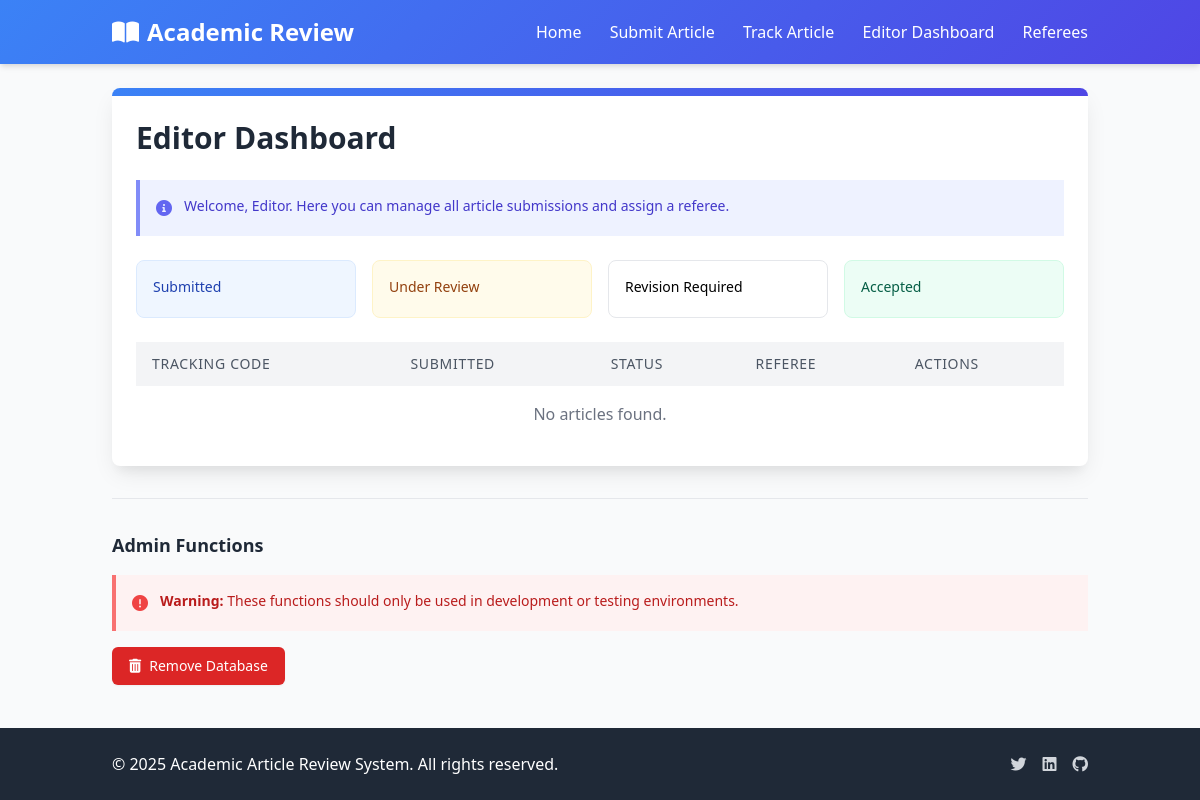
Page /editor/dashboard/ on the earlier database version.
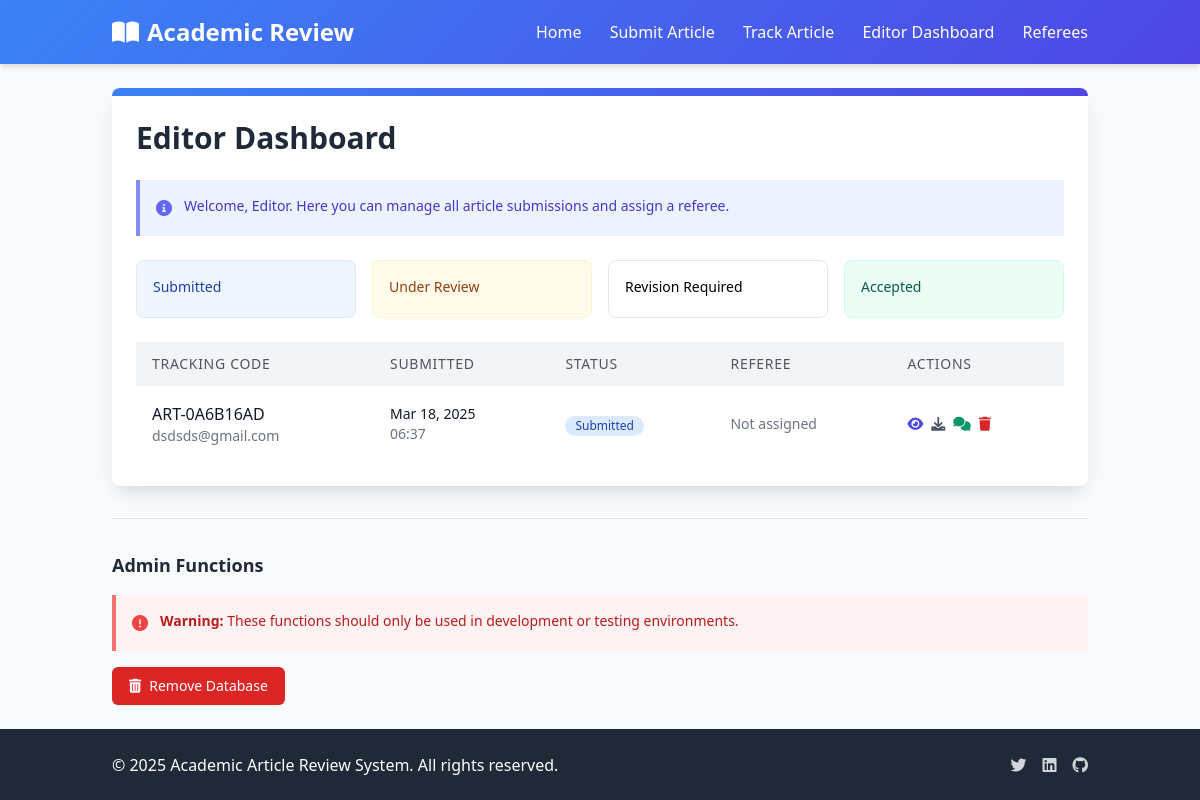
Same page on the later database version.
### articles/models.py (models this page shows, shortened)
class Article(models.Model):
    STATUS_CHOICES = (
        ('submitted', 'Submitted'),
        ('under_review', 'Under Review'),
        ('revision_required', 'Revision Required'),
        ('accepted', 'Accepted'),
        ('rejected', 'Rejected'),
    )
    title = models.CharField(max_length=255, null=True, blank=True)
    tracking_code = models.CharField(max_length=20, unique=True, editable=False)
    email = models.EmailField()
    file = models.FileField(upload_to='articles/')
    anonymized_file = models.FileField(upload_to='anonymized_articles/', null=True, blank=True)
    status = models.CharField(max_length=50, choices=STATUS_CHOICES, default='submitted')
    submission_date = models.DateTimeField(auto_now_add=True)
    last_updated = models.DateTimeField(auto_now=True)
    referee = models.ForeignKey('Referee', on_delete=models.SET_NULL, null=True, blank=True, related_name='assigned_articles')
    extracted_authors = models.TextField(blank=True, null=True, help_text="Automatically extracted author names")
    extracted_institutions = models.TextField(blank=True, null=True, help_text="Automatically extracted institutions")
    extracted_keywords = models.TextField(blank=True, null=True, help_text="Automatically extracted keywords")
    anonymization_map = models.TextField(blank=True, null=True, help_text="JSON mapping of original text to anonymized text")
    is_anonymized = models.BooleanField(default=False, help_text="Whether the article has been anonymized")

### articles/views.py (the view)
# urls.py: path('editor/dashboard/', views.editor_dashboard, name='editor_dashboard'),
def editor_dashboard(request):
    articles = Article.objects.all().order_by('-submission_date')
    return render(request, 'articles/editor/dashboard.html', {'articles': articles})

### templates/articles/editor/dashboard.html (shortened to what the changed rows need)
{% extends 'articles/base.html' %}
{% block content %}
<div class="max-w-6xl mx-auto">
    <div class="bg-white rounded-lg shadow-card overflow-hidden">
        <div class="p-6">
            <h1 class="text-3xl font-bold mb-6 text-gray-800">Editor Dashboard</h1>
            <div class="overflow-x-auto">
                <table class="min-w-full bg-white">
                    <thead class="bg-gray-100">
                        <tr>
                            <th class="py-3 px-4 text-left text-sm font-medium text-gray-600 uppercase tracking-wider">
                                Tracking Code
                            </th>
                            <th class="py-3 px-4 text-left text-sm font-medium text-gray-600 uppercase tracking-wider">
                                Submitted
                            </th>
                            <th class="py-3 px-4 text-left text-sm font-medium text-gray-600 uppercase tracking-wider">
                                Status
                            </th>
                            <th class="py-3 px-4 text-left text-sm font-medium text-gray-600 uppercase tracking-wider">
                                Referee
                            </th>
                            <th class="py-3 px-4 text-left text-sm font-medium text-gray-600 uppercase tracking-wider">
                                Actions
                            </th>
                        </tr>
                    </thead>
                    <tbody class="divide-y divide-gray-200">
                        {% for article in articles %}
                        <tr>
                            <td class="py-4 px-4 whitespace-nowrap">
                                <div class="font-medium text-gray-900">{{ article.tracking_code }}</div>
                                <div class="text-sm text-gray-500">{{ article.email }}</div>
                            </td>
                            <td class="py-4 px-4 whitespace-nowrap">
                                <div class="text-sm text-gray-900">{{ article.submission_date|date:"M d, Y" }}</div>
                                <div class="text-sm text-gray-500">{{ article.submission_date|time:"H:i" }}</div>
                            </td>
                            <td class="py-4 px-4 whitespace-nowrap">
                                <span class="inline-flex items-center px-2.5 py-0.5 rounded-full text-xs font-medium
                                    {% if article.status == 'submitted' %}bg-blue-100 text-blue-800
                                    {% elif article.status == 'under_review' %}bg-yellow-100 text-yellow-800
                                    {% elif article.status == 'revision_required' %}bg-orange-100 text-orange-800
                                    {% elif article.status == 'accepted' %}bg-green-100 text-green-800
                                    {% elif article.status == 'rejected' %}bg-red-100 text-red-800{% endif %}">
                                    {{ article.get_status_display }}
                                </span>
                            </td>
                            <td class="py-4 px-4 whitespace-nowrap">
                                <div class="text-sm text-gray-900">
                                    {% if article.referee %}
                                        {{ article.referee.user.username }}
                                    {% else %}
                                        <span class="text-gray-500">Not assigned</span>
                                    {% endif %}
                                </div>
                            </td>
                            <td class="py-4 px-4 whitespace-nowrap text-sm font-medium">
                                <div class="flex space-x-2">
                                    <a href="{% url 'editor_review' article.id %}" class="text-indigo-600 hover:text-indigo-900" title="Review">
                                        <i class="fas fa-eye"></i>
                                    </a>
                                    <a href="{% url 'download_article' article.id %}" class="text-gray-600 hover:text-gray-900" title="Download">
                                        <i class="fas fa-download"></i>
                                    </a>
                                    <a href="{% url 'editor_chat' article.id %}" class="text-green-600 hover:text-green-900" title="Messages">
                                        <i class="fas fa-comments"></i>
                                    </a>
                                    <a href="{% url 'delete_article' article.id %}" class="text-red-600 hover:text-red-900" title="Delete">
                                        <i class="fas fa-trash"></i>
                                    </a>
                                </div>
                            </td>
                        </tr>
                        {% empty %}
                        <tr>
                            <td colspan="5" class="py-4 px-4 text-center text-gray-500">
                                No articles found.
                            </td>
                        </tr>
                        {% endfor %}
                    </tbody>
                </table>
            </div>
        </div>
    </div>
</div>
<div class="mt-8 border-t border-gray-200 pt-8">
    <div class="flex justify-between items-center mb-4">
        <h2 class="text-lg font-semibold text-gray-800">Admin Functions</h2>
    </div>
</div>
{% endblock %}

Differences in the rows shown:
added Article: tracking_code "ART-0A6B16AD", email "dsdsds@gmail.com", submission_date "Mar 18, 2025", submission_date "06:37", status "Submitted", shows "Not assigned"
Other differences:
text no longer shown: "No articles found."
